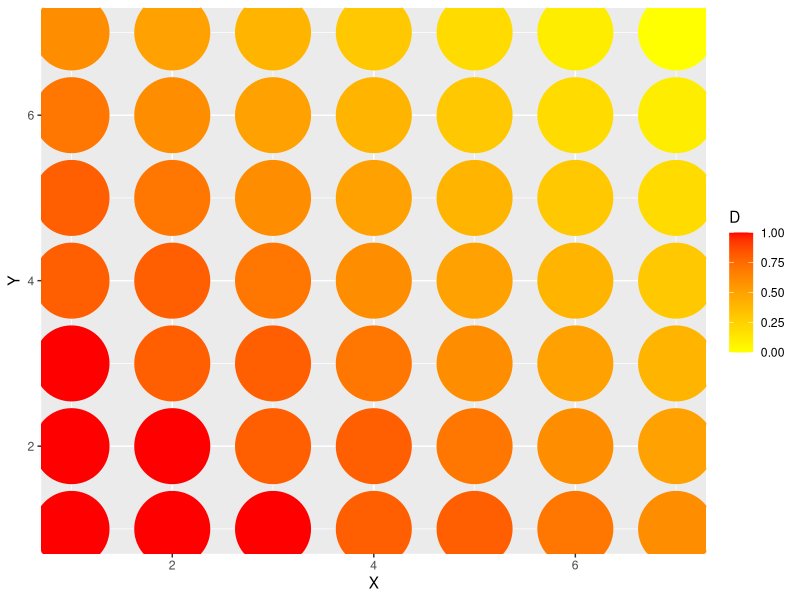
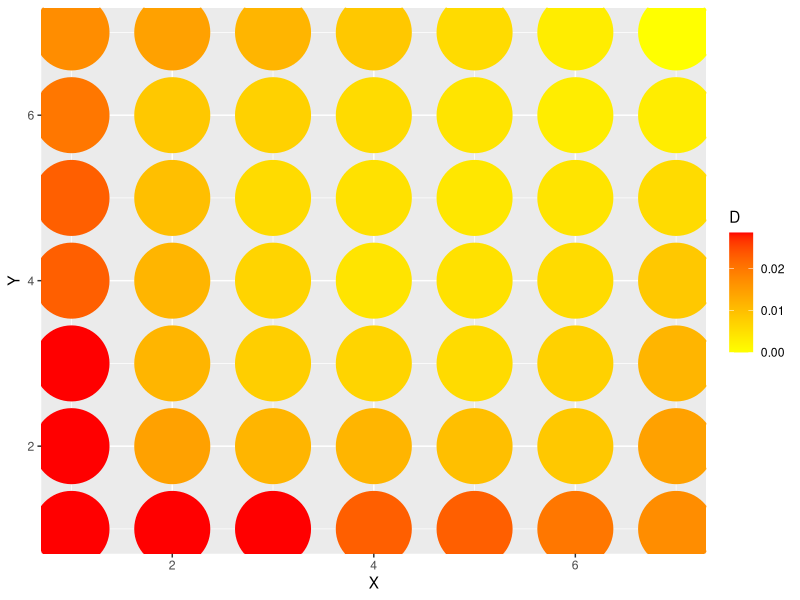
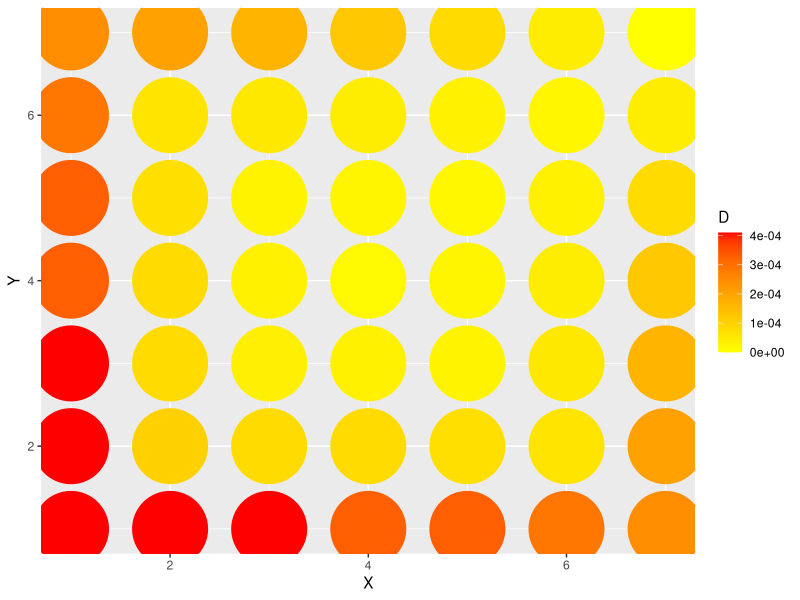
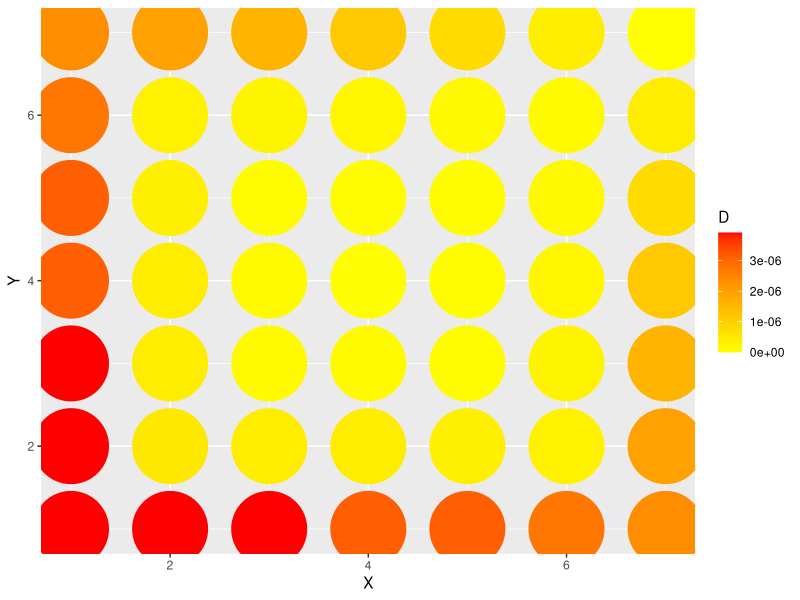
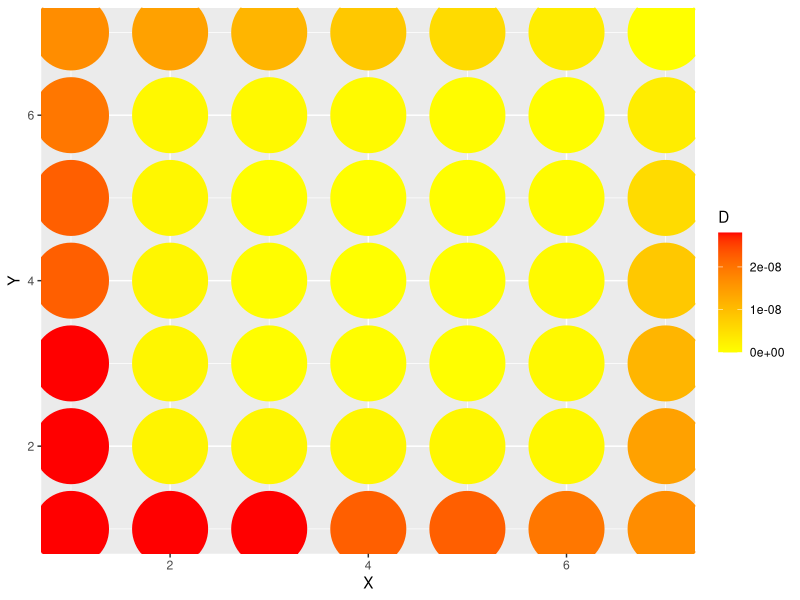
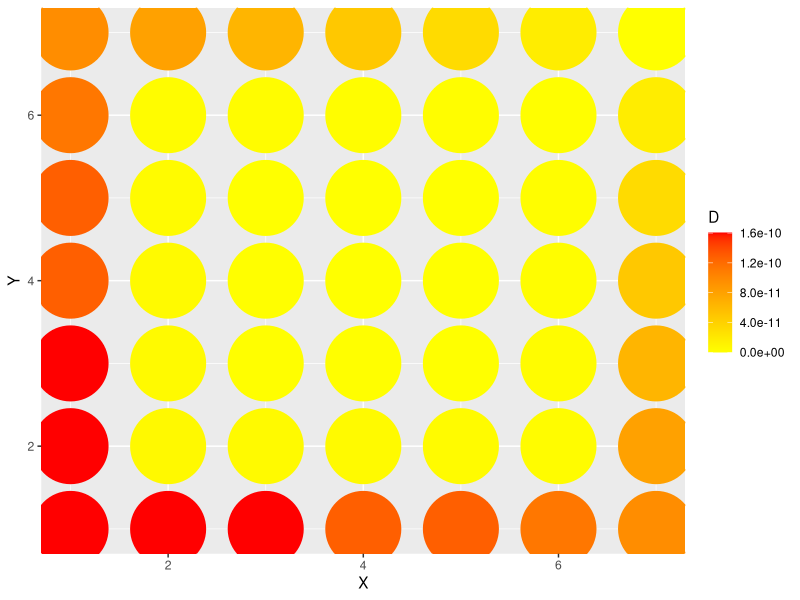
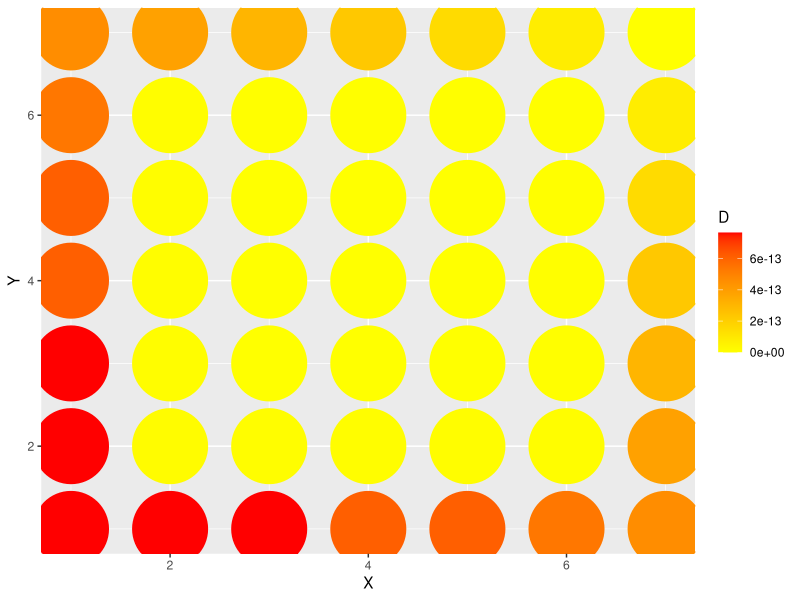
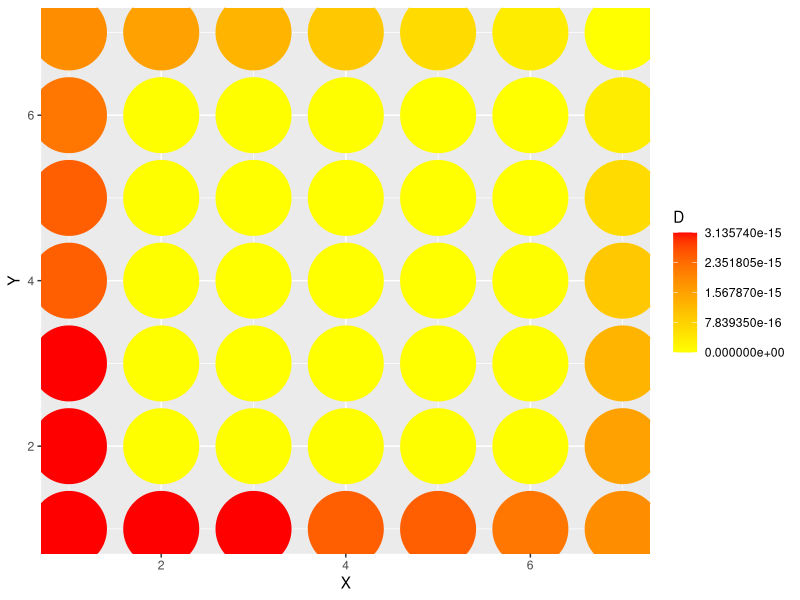

R code for these plots, in order:

# The problem: fixed underlying animal density, fixed grid of impact
# % decline can vary from year to year, but is fixed over 10 yrs 

########## USER INPUTS ##########
# no. years in the study
nyr <- 10

# overall decline of the population
target = 0.5

# this is the grid of noise levels or some other disturbance
# it's a 7x7 bullseye, with greatest impact in the center (score = 1)

levels <- c(rep(0.25, 7), 
            0.25, rep(0.5, 5), 0.25,
            0.25, 0.5, rep(0.75, 3), 0.5, 0.25,
            0.25, 0.5, 0.75, 1, 0.75, 0.5, 0.25,
            0.25, 0.5, rep(0.75, 3), 0.5, 0.25,
            0.25, rep(0.5, 5), 0.25,
            rep(0.25, 7))

impact <- matrix(1/levels, nrow=7, ncol=7)/sum(1/levels) # this adds to 1

# this is an arbitrary density grid, with a hotspot in the upper left corner
# density is in animals per sq km
# same dimensions as the impact grid

animals <- c(1, 1, 1, 0.8, 0.8, 0.7, 0.6,
             1, 1, 0.8, 0.8, 0.7, 0.6, 0.5,
             1, 0.8, 0.8, 0.7, 0.6, 0.5, 0.4,
             0.8, 0.8, 0.7, 0.6, 0.5, 0.4, 0.3,
             0.8, 0.7, 0.6, 0.5, 0.4,0.3, 0.2,
             0.7, 0.6, 0.5, 0.4,0.3, 0.2, 0.1,
             0.6, 0.5, 0.4,0.3, 0.2, 0.1, 0)

density <- matrix(animals, nrow=7, ncol=7)

########## END USER INPUTS ##########

decline <- function(density, impact, target, nyr){
  
  # First calculate the avg. per year decline
  davg <- target^(1/(nyr-1))
  
  # generate the decline in each year
  # this method forces the decline to be exactly 50%
  # but that could be changed so that ON AVERAGE over the 1000 sims
  # the decline is 50% but each individual sim might vary
  dvals <- rnorm(nyr-2, mean=davg, sd=0.1) # sd can be changed
  dvals[nyr-1] <- 0.5/prod(dvals[1:(nyr-2)]) # solve for final decline
  dvals <- dvals[sample(1:9, 9)] # randomize order
  
  # check that the product of the declines is the target
  print(paste("Total decline = ", round(prod(dvals), digits=4)))

  # Run forward in time, storing the population matrices for each year
  P <- list(density) # output list where original density is the first year
  
  for (i in 1:(nyr-1)){
    
    d <- dvals[i] # current decline value
     
    # X <- d*sum(P[[i]])/sum(P[[i]]*impact) # solve for multiplier
    X <- 1/length(P)
    
    P[[i+1]] <- P[[i]]*impact*X # generate population in yr i + 1
    
    # show that this worked
    print(paste("target yr", i, "decline = ", round(d, digits=4), 
                ", actual = ", round(sum(P[[i]]*impact*X)/sum(P[[i]]), digits=4)))
  }
  
  # check that the population declined by target
  print(paste("Total decline = ", sum(P[[10]])/sum(P[[1]])))
  
  return(P)
}

# run the function
P <- decline(density, impact, target, nyr)

# plot
require(ggplot2)

for (i in 1:10){
  p <- data.frame(expand.grid(X=1:7, Y=1:7), "D"=matrix(P[[i]]))
  
  g <- ggplot(p, aes(x=X, y=Y, color=D))+
    geom_point(size=25)+
    scale_color_gradient(low="yellow", high="red")
  
  print(g)
  
}
